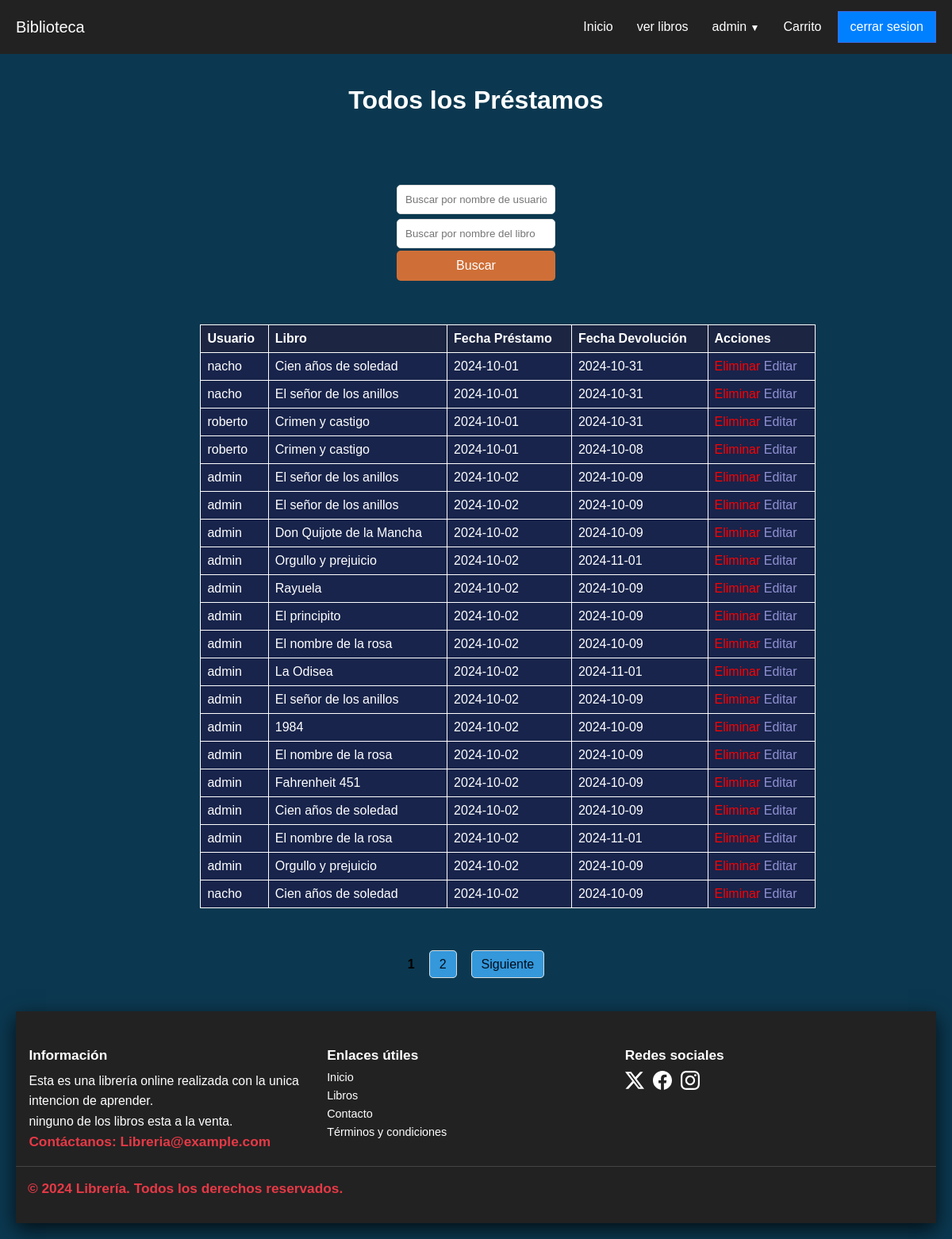
Before: /todos-los-prestamos (signed in) with the older database file.
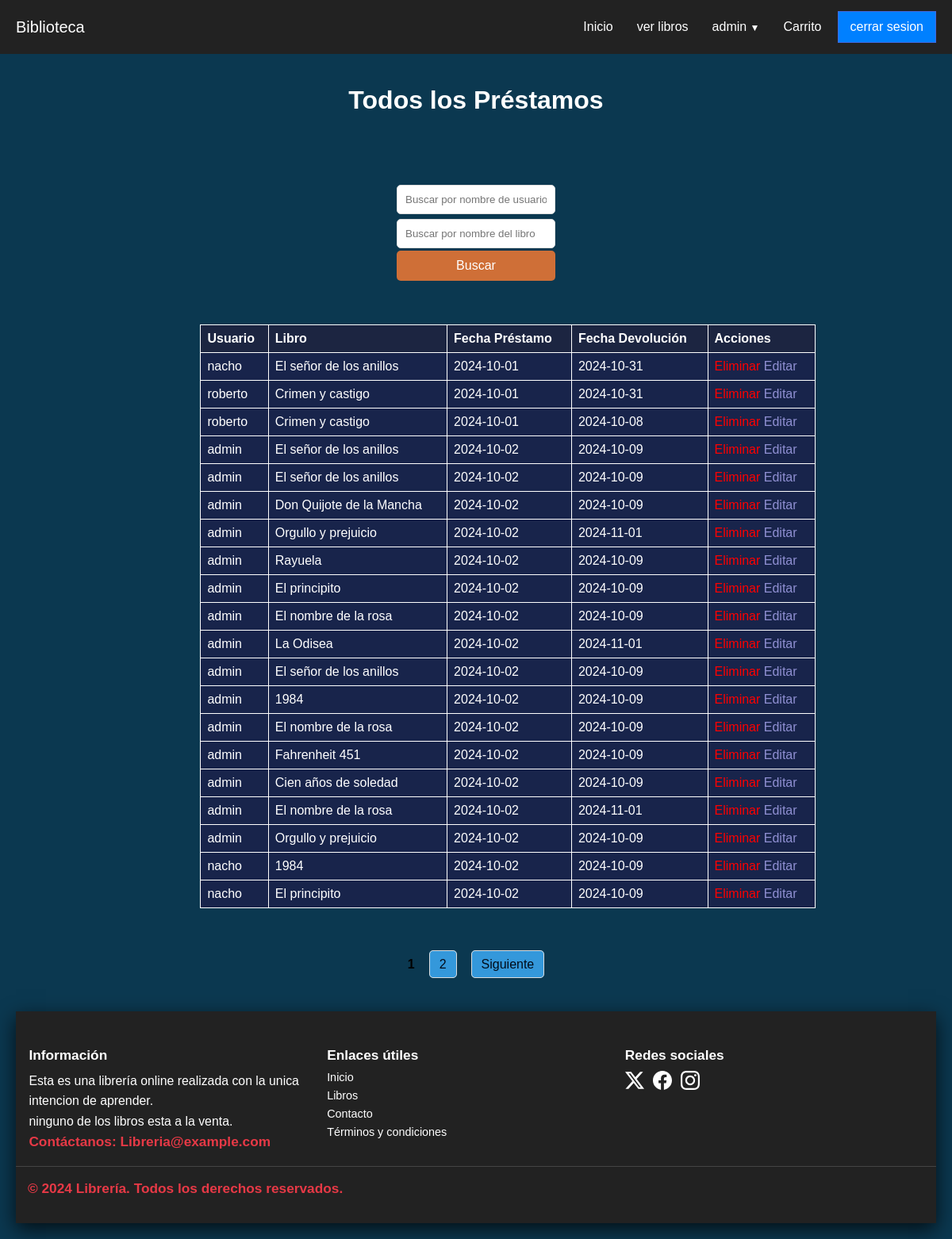
After: the same page with the newer database file.
### models/controladordatabase.py (models this page shows, shortened)
class Prestamo(db.Model):
    __tablename__ = 'Prestamo'
    id = db.Column(db.Integer, primary_key=True)
    id_libro = db.Column(db.Integer, db.ForeignKey('Libros.id'), nullable=False)
    id_usuario = db.Column(db.Integer, db.ForeignKey('Usuario.id'), nullable=False)
    fecha_prestamo = db.Column(db.Date, nullable=False, default=date.today)
    fecha_devolucion = db.Column(db.Date, nullable=True)
    precio_final = db.Column(db.Float, nullable=False)

class Usuario(db.Model):
    __tablename__ = 'Usuario'
    id = db.Column(db.Integer, primary_key=True)
    nombre = db.Column(db.String(100), nullable=False)
    correo = db.Column(db.String(100), unique=True, nullable=True)
    contrasena = db.Column(db.String(100), nullable=False)  # Asegúrate de que es 'contrasena'
    tel_cel = db.Column(db.String(20), nullable=True, default='12345678')
    rol = db.Column(db.Enum('admin', 'comun'), nullable=True, default='comun')
    prestamos = db.relationship('Prestamo', backref='usuario', lazy=True)

class Libros(db.Model):
    __tablename__ = 'Libros'
    id = db.Column(db.Integer, primary_key=True)
    titulo = db.Column(db.String(100), nullable=False)
    autor = db.Column(db.String(100), nullable=False)
    genero = db.Column(db.String(100), nullable=False)
    descripcion = db.Column(db.Text, nullable=True)
    fecha_emision = db.Column(db.Text, nullable=False, default=date.today)
    stock = db.Column(db.Integer, nullable=False)
    precio = db.Column(db.Float, nullable=False)
    img = db.Column(db.String(200), nullable=True, default="sinimagen.jpg")
    prestamos = db.relationship('Prestamo', backref='libro', lazy=True)

### routes/prestamo.py (the view)
@prestamos.route('/todos-los-prestamos')
@admin_required
def ver_todos_prestamos():
    page = request.args.get('page', 1, type=int)
    per_page = 20
    nombre_usuario = request.args.get('usuario')
    titulo_libro = request.args.get('titulo_libro', '', type=str)
    query = db.session.query(Prestamo, Libros, Usuario).join(Libros, Prestamo.id_libro == Libros.id).join(Usuario, Prestamo.id_usuario == Usuario.id)
    if nombre_usuario:
        query = query.filter(Usuario.nombre.ilike(f"%{nombre_usuario}%"))
    if titulo_libro:
        query = query.filter(Libros.titulo.ilike(f"%{titulo_libro}%"))
    prestamos = query.all()
    pagination = query.paginate(page=page, per_page=per_page)
    return render_template('prestamos/todos.html', prestamos=prestamos,pagination=pagination)

### routes/login.py (called while the page is built)
def admin_required(f):
    @wraps(f)
    def decorated_function(*args, **kwargs):
        if "nombre" not in session:
            flash("Acceso denegado: Debes iniciar sesión.")
            return redirect(url_for('user.index_login'))
        if session.get('rol') != 'admin':
            flash("Acceso denegado: Se requiere rol de administrador.")
            return redirect(url_for('libros.bienvenida'))
        return f(*args, **kwargs)
    return decorated_function

### templates/prestamos/todos.html (shortened to what this page needs)
{% extends 'layout.html' %}
{% block content %}
<body>
    <main id="main" class="flexbox-col">
    <h1>Todos los Préstamos</h1>
    <div class="filter-container">
    <form action="{{ url_for('prestamos.ver_todos_prestamos') }}" method="GET">
        <div class="filter-group">
        <input type="text" id="usuario" name="usuario" placeholder="Buscar por nombre de usuario">
        <input type="text" id="titulo_libro" name="titulo_libro" placeholder="Buscar por nombre del libro">
        <button style="width: 200px;" class="filter-button" type="submit">Buscar</button>
    </div>
    </form>
</div>
    <table>
        <thead>
            <tr>
                <th>Usuario</th>
                <th>Libro</th>
                <th>Fecha Préstamo</th>
                <th>Fecha Devolución</th>
                <th>Acciones</th>
            </tr>
        </thead>
        <tbody>
            {% for prestamo, libro, usuario in pagination.items %}
                <tr>
                    <td data-label="Usuario">{{ usuario.nombre }}</td>
                    <td data-label="Libro">{{ libro.titulo }}</td>
                    <td data-label="Fecha Préstamo">{{ prestamo.fecha_prestamo }}</td>
                    <td data-label="Fecha Devolución">{{ prestamo.fecha_devolucion if prestamo.fecha_devolucion else 'Pendiente' }}</td>
                    <td data-label="Acciones">
                        <a style="color: red;" href="{{ url_for('prestamos.eliminar_prestamo', id=prestamo.id) }}">Eliminar</a>
                        <a style="color: rgb(144, 144, 211);" href="{{ url_for('prestamos.editar_prestamo', id=prestamo.id) }}">Editar</a>
                    </td>
                </tr>
            {% endfor %}
        </tbody>
    </table>
    <ul class="pagination">
        {% for page_num in pagination.iter_pages(left_edge=1, right_edge=1, left_current=2, right_current=2) %}
            {% if page_num %}
                {% if page_num == pagination.page %}
                    <li class="active"><strong>{{ page_num }}</strong></li>
                {% else %}
                    <li><a href="{{ url_for('prestamos.ver_todos_prestamos', page=page_num) }}">{{ page_num }}</a></li>
                {% endif %}
            {% else %}
                <li class="li">…</li>
            {% endif %}
        {% endfor %}
        {% if pagination.has_next %}
        <li><a href="{{ url_for('prestamos.ver_todos_prestamos', page=pagination.next_num) }}">Siguiente</a></li>
        {% endif %}
    </ul>
    </main>
{% endblock %}

Changed rows visible on the page:
removed Prestamo: nombre "nacho", titulo "Cien años de soledad", fecha_prestamo "2024-10-01", fecha_devolucion "2024-10-31"
removed Prestamo: nombre "nacho", titulo "Cien años de soledad", fecha_prestamo "2024-10-02", fecha_devolucion "2024-10-09"
now on this page (row unchanged): Prestamo: nombre "nacho", titulo "1984", fecha_prestamo "2024-10-02", fecha_devolucion "2024-10-09"
now on this page (row unchanged): Prestamo: nombre "nacho", titulo "El principito", fecha_prestamo "2024-10-02", fecha_devolucion "2024-10-09"
